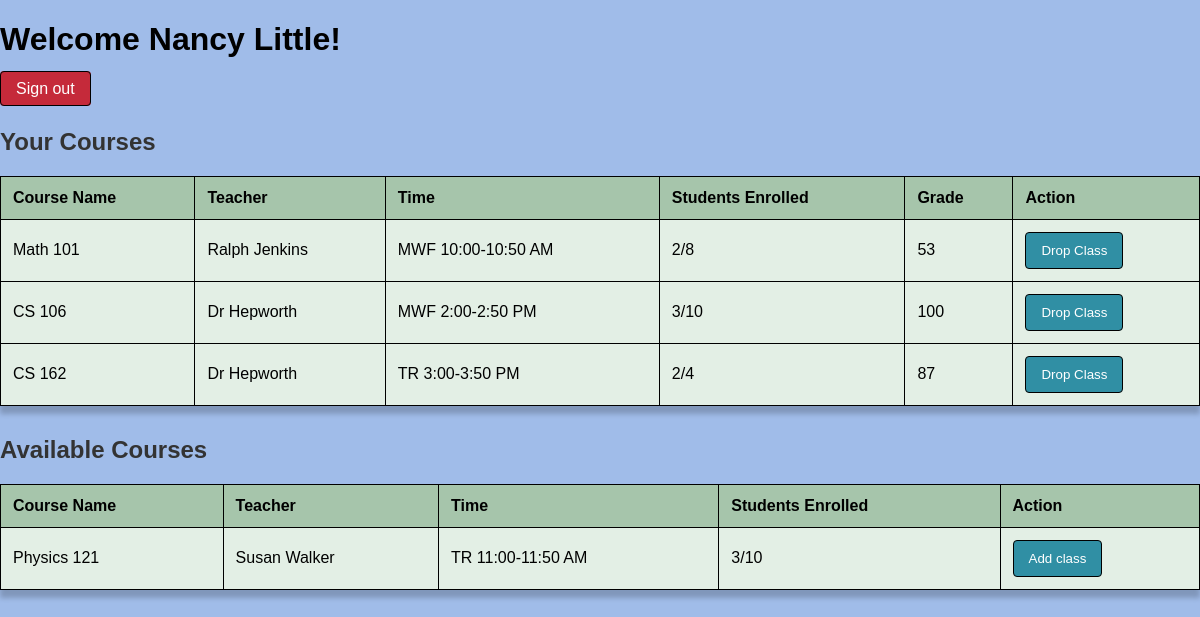
/dashboard (signed in), run on the app's committed database.
### app.py (models this page shows)
class User(UserMixin, db.Model):
    id = db.Column(db.Integer, primary_key=True)
    username = db.Column(db.String(80), unique=True, nullable=False)
    password_hash = db.Column(db.String(120), nullable=False)
    role = db.Column(db.String(20), nullable=False)  # 'student', 'teacher', or 'admin'
    display_name = db.Column(db.String(100))

class Enrollment(db.Model):
    id = db.Column(db.Integer, primary_key=True)
    student_id = db.Column(db.Integer, db.ForeignKey('user.id'), nullable=False)
    course_id = db.Column(db.Integer, db.ForeignKey('course.id'), nullable=False)
    grade = db.Column(db.Integer, nullable=True)
    student = db.relationship('User', backref='enrollments')

class Course(db.Model):
    id = db.Column(db.Integer, primary_key=True)
    name = db.Column(db.String(100), nullable=False)
    teacher_id = db.Column(db.Integer, db.ForeignKey('user.id'), nullable=False)
    time = db.Column(db.String(50), nullable=False)
    capacity = db.Column(db.Integer, nullable=False)
    teacher = db.relationship('User', backref='courses')
    enrollments = db.relationship('Enrollment', backref='course', lazy=True)

### app.py (the view)
@app.route('/dashboard')
@login_required
def dashboard():
    if current_user.role == 'student':
        enrollments = Enrollment.query.filter_by(student_id=current_user.id).all()
        courses = Course.query.all()
        return render_template('student_dashboard.html', enrollments=enrollments, courses=courses)
    elif current_user.role == 'teacher':
        courses = Course.query.filter_by(teacher_id=current_user.id).all()
        return render_template('teacher_dashboard.html', courses=courses)
    return redirect(url_for('admin.index'))

### app.py (called while the page is built)
@login_manager.user_loader
def load_user(user_id):
    return User.query.get(int(user_id))

### templates/student_dashboard.html (shortened to what this page needs)
<!DOCTYPE html>
<html>
<head>
    <link rel="stylesheet" href="{{ url_for('static', filename='style.css') }}">
</head>
<body>
    <div class="dashboard-header">
        <h1>Welcome {{ current_user.display_name }}!</h1>
        <a href="{{ url_for('logout') }}" class="btn">Sign out</a>
    </div>
    <div class="section courses">
        <h2>Your Courses</h2>
        <table>
            <thead>
                <tr>
                    <th>Course Name</th>
                    <th>Teacher</th>
                    <th>Time</th>
                    <th>Students Enrolled</th>
                    <th>Grade</th>
                    <th>Action</th>
                </tr>
            </thead>
            <tbody>
                {% for enrollment in enrollments %}
                <tr>
                    <td>{{ enrollment.course.name }}</td>
                    <td>{{ enrollment.course.teacher.display_name }}</td>
                    <td>{{ enrollment.course.time }}</td>
                    <td>{{ enrollment.course.enrollments|length }}/{{ enrollment.course.capacity }}</td>
                    <td>{{ enrollment.grade if enrollment.grade else 'N/A' }}</td>
                    <td>
                        <form action="{{ url_for('drop_class', enrollment_id=enrollment.id) }}" method="POST">
                            <button type="submit" class="btn-drop" onclick="return confirm('Are you sure you want to drop this class?')">Drop Class</button>
                        </form>
                    </td>
                </tr>
                {% endfor %}
            </tbody>
        </table>
        <h2>Available Courses</h2>
        <table>
            <thead>
                <tr>
                    <th>Course Name</th>
                    <th>Teacher</th>
                    <th>Time</th>
                    <th>Students Enrolled</th>
                    <th>Action</th>
                </tr>
            </thead>
            <tbody>
                {% for course in courses %}
                    {% if course.id not in enrollments|map(attribute='course_id')|list %}
                    <tr>
                        <td>{{ course.name }}</td>
                        <td>{{ course.teacher.display_name }}</td>
                        <td>{{ course.time }}</td>
                        <td>{{ course.enrollments|length }}/{{ course.capacity }}</td>
                        <td>
                            {% if course.enrollments|length < course.capacity %}
                                <form action="{{ url_for('enroll', course_id=course.id) }}" method="POST">
                                    <button type="submit" class="btn-enroll">Add class</button>
                                </form>
                            {% else %}
                                <span class="full">Full</span>
                            {% endif %}
                        </td>
                    </tr>
                    {% endif %}
                {% endfor %}
            </tbody>
        </table>
    </div>
</body>
</html>

### static/style.css (style rules this page uses)
body { font-family: Arial, sans-serif; margin: 0; padding: 0; background-color: #a0bce9; }
button { background-color: #308fa4; color: white; padding: 10px 15px; border: none; border-radius: 4px; cursor: pointer; border: 1px solid black; }
.btn { text-decoration: none; color: white; background-color: #c52a3a; padding: 8px 15px; border-radius: 4px; border: 1px solid black; }
table { width: 100%; border-collapse: collapse; margin-bottom: 30px; background-color: white; box-shadow: 0 8px 5px rgba(0, 0, 0, 0.2); border: 1px solid black; }
th, td { padding: 12px; text-align: left; border-bottom: 1px solid #ddd; border: 1px solid black; }
th { background-color: #a6c5ab; font-weight: bold; }
td { background-color: #e3efe5; }
h2 { color: #333; margin-top: 30px; margin-bottom: 20px; }

### data on the page
User: display_name "Nancy Little"
Enrollment: course.name "Math 101", course.teacher.display_name "Ralph Jenkins", course.time "MWF 10:00-10:50 AM", course.enrollments|length "2", course.capacity "8", grade "53"
Enrollment: course.name "CS 106", course.teacher.display_name "Dr Hepworth", course.time "MWF 2:00-2:50 PM", course.enrollments|length "3", course.capacity "10", grade "100"
Enrollment: course.name "CS 162", course.teacher.display_name "Dr Hepworth", course.time "TR 3:00-3:50 PM", course.enrollments|length "2", course.capacity "4", grade "87"
Course: name "Physics 121", teacher.display_name "Susan Walker", time "TR 11:00-11:50 AM", enrollments|length "3", capacity "10"
